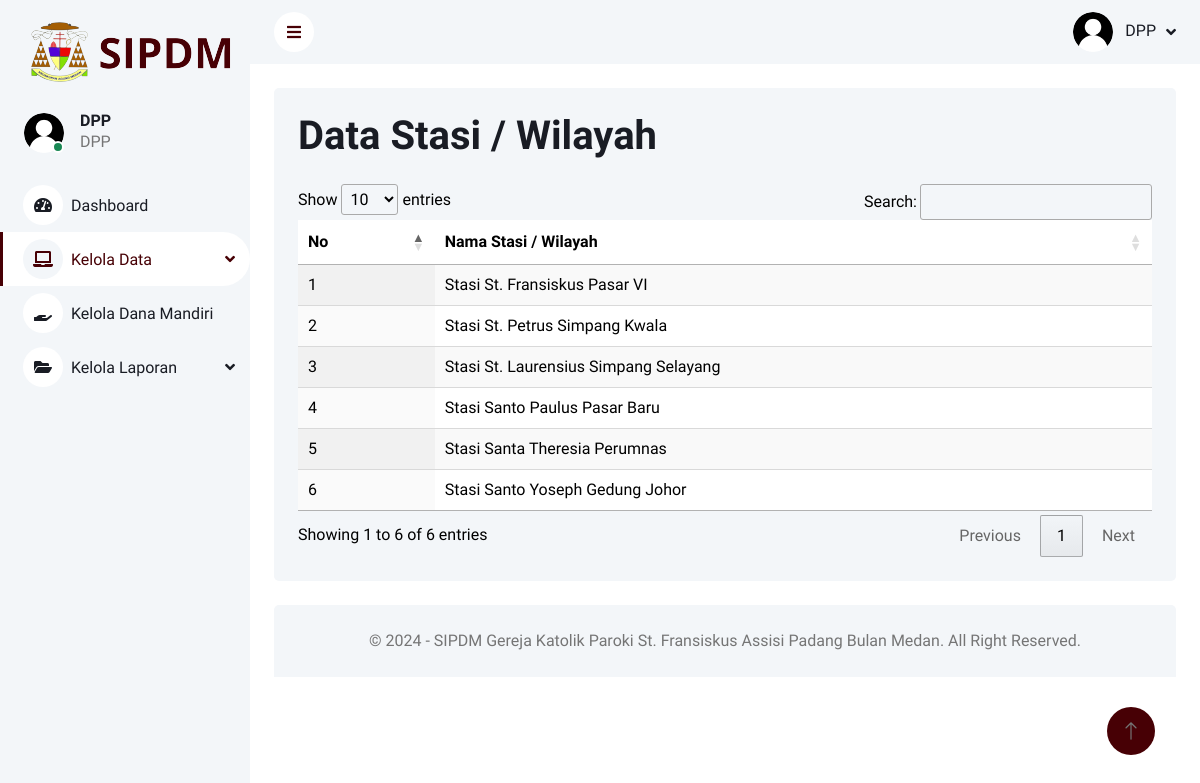
Page /dpp/stasi.php (signed in) on the committed database.
### tables this page shows
CREATE TABLE `stasi` (
  `id_stasi` int(11) NOT NULL,
  `nama_stasi` varchar(70) NOT NULL
);

### dpp/stasi.php (the view, shortened to what this page needs)
<?php
	include 'session.php';
?>
<!DOCTYPE html>
<html lang="en">
<head>
    <link href="https://cdnjs.cloudflare.com/ajax/libs/font-awesome/5.10.0/css/all.min.css" rel="stylesheet">
    <link href="https://cdn.jsdelivr.net/npm/bootstrap-icons@1.4.1/font/bootstrap-icons.css" rel="stylesheet">
    <link href="lib/owlcarousel/assets/owl.carousel.min.css" rel="stylesheet">
    <link href="lib/tempusdominus/css/tempusdominus-bootstrap-4.min.css" rel="stylesheet">
    <link href="css/bootstrap.min.css" rel="stylesheet">
    <link href="css/style.css" rel="stylesheet">
    <link rel="stylesheet" href="https://cdn.datatables.net/1.13.4/css/jquery.dataTables.min.css">
</head>
<body>
    <div class="container-xxl position-relative bg-white d-flex p-0">
        <div class="sidebar  pb-3">
            <nav class="navbar bg-light navbar-light">
                <a href="" class="navbar-brand mx-4 mb-3">
                    <img src="img/logo_admin.png" alt="logo">
                </a>
                <div class="d-flex align-items-center ms-4 mb-4">
                    <div class="position-relative">
                        <img class="rounded-circle" src="img/user.png" alt="user" style="width: 40px; height: 40px;">
                        <div class="bg-success rounded-circle border border-2 border-white position-absolute end-0 bottom-0 p-1"></div>
                    </div>
                    <div class="ms-3">
                        <h6 class="mb-0">DPP</h6>
                        <span>DPP</span>
                    </div>
                </div>
                <div class="navbar-nav w-100">
                    <a href="index.php" class="nav-item nav-link"><i class="fa fa-tachometer-alt me-2"></i>Dashboard</a>
                    <div class="nav-item dropdown">
                        <a href="#" class="nav-link dropdown-toggle active" data-bs-toggle="dropdown"><i class="fa fa-laptop me-2"></i>Kelola Data</a>
                    </div>
                    <a href="kdana.php" class="nav-item nav-link"><i class="fa fa-hand-holding me-2"></i>Kelola Dana Mandiri</a>
                    <div class="nav-item dropdown">
                        <a href="#" class="nav-link dropdown-toggle" data-bs-toggle="dropdown"><i class="fa fa-folder-open me-2"></i>Kelola Laporan</a>
                    </div>
                </div>
            </nav>
        </div>
        <div class="content">
            <nav class="navbar navbar-expand bg-light navbar-light sticky-top px-4 py-0">
                <a href="#" class="sidebar-toggler coklat flex-shrink-0">
                    <i class="fa fa-bars"></i>
                </a>
                <div class="navbar-nav align-items-center ms-auto">
                    <div class="nav-item dropdown">
                        <a href="#" class="nav-link dropdown-toggle" data-bs-toggle="dropdown">
                            <img class="rounded-circle me-lg-2" src="img/user.png" alt="" style="width: 40px; height: 40px;">
                            <span class="d-none d-lg-inline-flex">DPP</span>
                        </a>
                    </div>
                </div>
            </nav>
            <div class="container-fluid pt-4 px-4">
                <div class="bg-light rounded p-4">
                    <div class="d-flex align-items-center justify-content-between mb-4">
                        <h1 class="mb-0">Data Stasi / Wilayah</h1>
                    </div>
                    <div class="table-responsive mt-2" style="color:black;">
                        <table id="table-data" class="display" style="width:100%; background-color: white; color: black;">
                            <thead>
                                <tr>
                                    <th>No</th>
                                    <th>Nama Stasi / Wilayah</th>
                                </tr>
                            </thead>
                            <tbody>
                                <?php
                                $no = 1;
                                $data = mysqli_query($koneksi,"SELECT * from stasi order by   id_stasi asc");
                                while($d=mysqli_fetch_array($data)){
                                    ?>
                                <tr>
                                    <td><?php echo $no++; ?></td>
                                    <td><?php echo $d['nama_stasi'] ?></td>
                                </tr>
                                    <?php
                                }
                                ?>
                            </tbody>
                        </table>
                    </div>
                </div>
            </div>
            <div class="container-fluid pt-4 px-4" >
                <div class="bg-light rounded-top p-4">
                    <div class="row">
                        <div class="col text-center">
                            &copy;
                            - SIPDM Gereja Katolik Paroki St. Fransiskus Assisi Padang Bulan Medan. All Right Reserved.
                        </div>
                    </div>
                </div>
            </div>
        </div>
        <a href="#" class="btn btn-lg bg_coklat btn-lg-square back-to-top"><i class="bi bi-arrow-up"></i></a>
    </div>
</body>
</html>

### dpp/css/style.css (style rules this page uses)
:root { --primary: #470005; --light: #F3F6F9; --dark: #191C24; }
.coklat { color: #470005; }
.bg_coklat { background-color: #470005; }
.back-to-top { position: fixed; display: none; right: 45px; bottom: 45px; z-index: 99; }
.btn { transition: .5s; }
.btn-lg-square { width: 48px; height: 48px; }
.btn-square, .btn-sm-square, .btn-lg-square { padding: 0; display: inline-flex; align-items: center; justify-content: center; font-weight: normal; border-radius: 50px; }
.sidebar { position: fixed; top: 0; left: 0; bottom: 0; width: 250px; height: 100vh; overflow-y: auto; background: var(--light); transition: 0.5s; z-index: 999; }
.content { margin-left: 250px; min-height: 100vh; background: #FFFFFF; transition: 0.5s; }
@media (min-width: 992px) { .sidebar { margin-left: 0; } }
@media (min-width: 992px) { .content { width: calc(100% - 250px); } }
.sidebar .navbar .navbar-nav .nav-link { padding: 7px 20px; color: var(--dark); font-weight: 500; border-left: 3px solid var(--light); border-radius: 0 30px 30px 0; outline: none; }
.sidebar .navbar .navbar-nav .nav-link:hover, .sidebar .navbar .navbar-nav .nav-link.active { color: var(--primary); background: #FFFFFF; border-color: var(--primary); }
.sidebar .navbar .navbar-nav .nav-link i { width: 40px; height: 40px; display: inline-flex; align-items: center; justify-content: center; background: #FFFFFF; border-radius: 40px; }
.sidebar .navbar .navbar-nav .nav-link:hover i, .sidebar .navbar .navbar-nav .nav-link.active i { background: var(--light); }
.sidebar .navbar .dropdown-toggle::after { position: absolute; top: 15px; right: 15px; border: none; content: "\f107"; font-family: "Font Awesome 5 Free"; font-weight: 900; transition: .5s; }
.content .navbar .navbar-nav .nav-link { margin-left: 25px; padding: 12px 0; color: var(--dark); outline: none; }
.content .navbar .sidebar-toggler, .content .navbar .navbar-nav .nav-link i { width: 40px; height: 40px; display: inline-flex; align-items: center; justify-content: center; background: #FFFFFF; border-radius: 40px; }
.content .navbar .dropdown-toggle::after { margin-left: 6px; vertical-align: middle; border: none; content: "\f107"; font-family: "Font Awesome 5 Free"; font-weight: 900; transition: .5s; }

### rows in the picture
stasi: nama_stasi "Stasi St. Fransiskus Pasar VI"
stasi: nama_stasi "Stasi St. Petrus Simpang Kwala"
stasi: nama_stasi "Stasi St. Laurensius Simpang Selayang"
stasi: nama_stasi "Stasi Santo Paulus Pasar Baru"
stasi: nama_stasi "Stasi Santa Theresia Perumnas"
stasi: nama_stasi "Stasi Santo Yoseph Gedung Johor"
